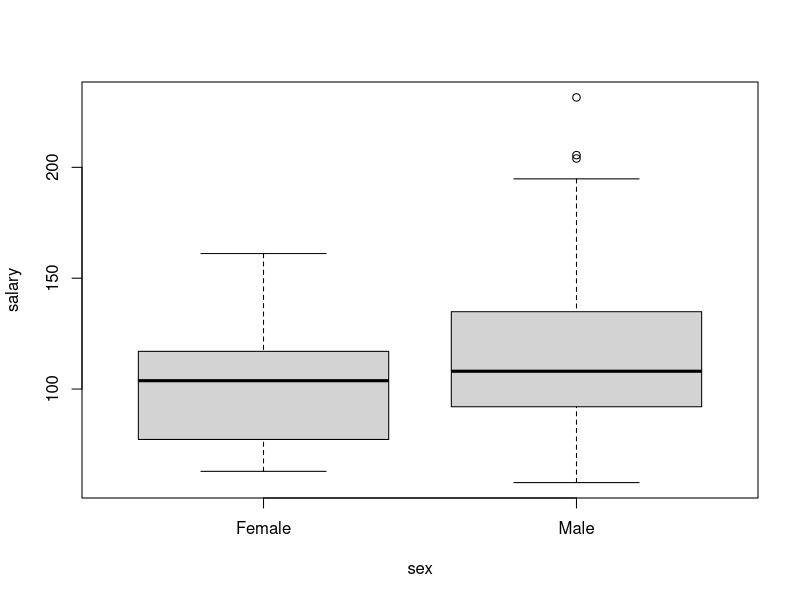
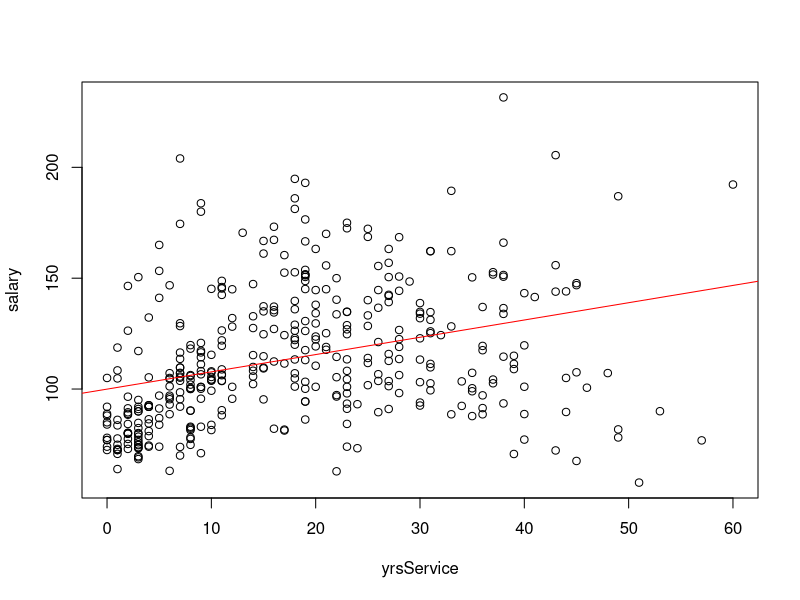
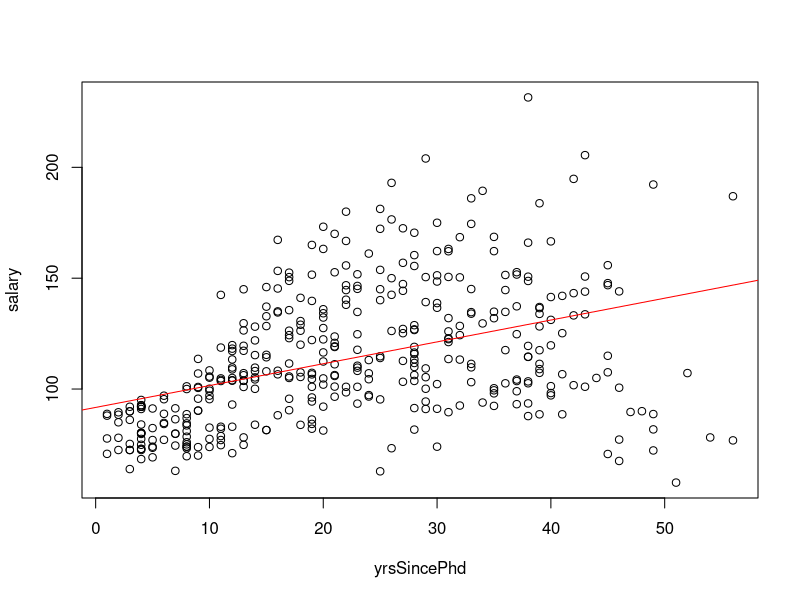

These figures' R source, in order:
## ---- chunk 1
salaries <- read.csv("Salaries.txt")
salaries <- salaries[order(salaries$sex,decreasing = TRUE),]
## ---- chunk 2
male <- salaries[grep('Male', salaries$sex), ]
female <- salaries[grep('Female', salaries$sex), ]

print(nrow(salaries) == (nrow(male) + nrow(female))) # mi assicuro di non aver tralasciato alcun record

## ---- chunk 3
print(paste0('La media dei salari degli uomini è pari a: ', mean(male$salary)))
print(paste0('La media dei salari delle donne è pari a: ', mean(female$salary)))
## ---- chunk 4
t.test(salary ~ sex, data = salaries, var.equal = TRUE)
## ---- chunk 5
boxplot(salary ~ sex, data = salaries)
## ---- chunk 6
mod1 <- lm(salary ~ yrsService, data = salaries)
summary(mod1)

## ---- chunk 7
plot(salary ~ yrsService, data = salaries)
abline(mod1, col='red')
## ---- chunk 8
mod2 <- lm(salary ~ yrsSincePhd, data = salaries)
summary(mod2)
## ---- chunk 9
plot(salary ~ yrsSincePhd, data = salaries)
abline(mod2, col='red')
